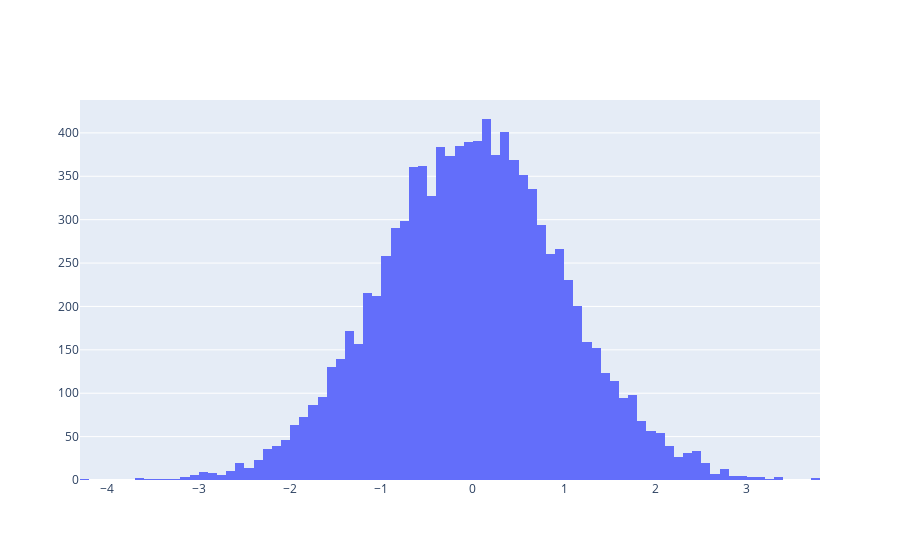

Notebook code cell kept with this figure:
### Code cell
from scipy.stats import norm
data_normal = norm.rvs(size=10000,loc=0,scale=1)

fig = go.Figure(data=[go.Histogram(x=data_normal)])
fig.show()

### Figure 1 — Plotly figure (JSON) as saved in the notebook; plotly's stock layout.template omitted (floating-point values rounded to 4 significant figures; data arrays with more than 128 entries replaced by an {"elided": "..."} marker saying what was removed)
{"data": [{"type": "histogram", "x": {"elided": "10000 float values"}}], "layout": {}}
